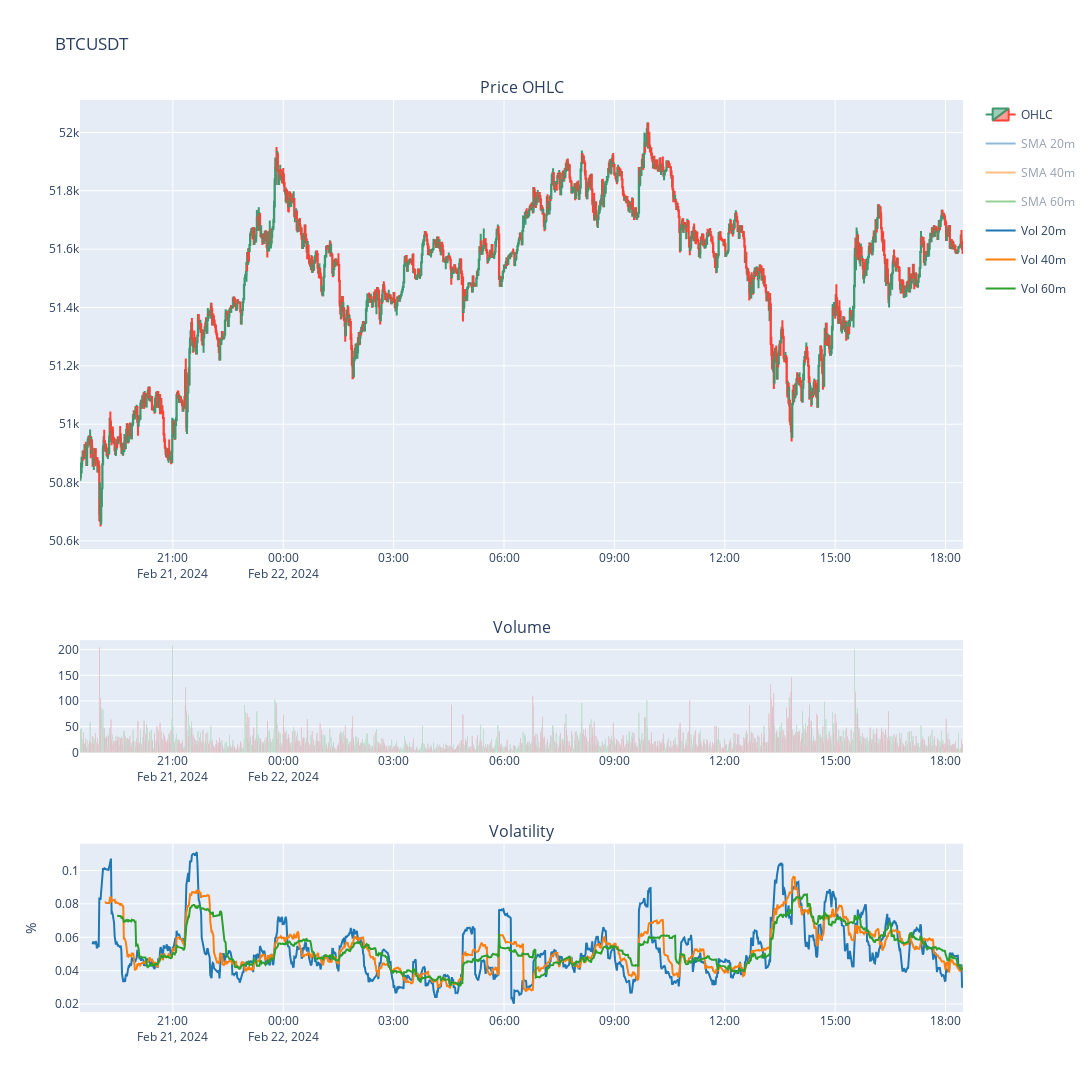

The code cell stored with this chart in its notebook:
### Code cell
symbol = 'BTCUSDT'
binance = Binance()
df = binance.get_historical_instrument_price(symbol, interval='1m', start_str='1 Day ago')
plot_price_ohcl(df, symbol)

### Figure 1 — Plotly figure (JSON) as saved in the notebook; plotly's stock layout.template omitted (floating-point values rounded to 4 significant figures; data arrays with more than 128 entries replaced by an {"elided": "..."} marker saying what was removed)
{"data": [{"close": {"elided": "1440 float values"}, "high": {"elided": "1440 float values"}, "legendgroup": "OHCL", "low": {"elided": "1440 float values"}, "name": "OHLC", "open": {"elided": "1440 float values"}, "type": "candlestick", "x": {"elided": "1440 str values"}, "xaxis": "x", "yaxis": "y"}, {"legendgroup": "SMA 20m", "marker": {"color": "rgb(31, 119, 180)"}, "name": "SMA 20m", "type": "scatter", "visible": "legendonly", "x": {"elided": "1440 str values"}, "xaxis": "x", "y": {"elided": "1440 float values"}, "yaxis": "y"}, {"legendgroup": "SMA 40m", "marker": {"color": "rgb(255, 127, 14)"}, "name": "SMA 40m", "type": "scatter", "visible": "legendonly", "x": {"elided": "1440 str values"}, "xaxis": "x", "y": {"elided": "1440 float values"}, "yaxis": "y"}, {"legendgroup": "SMA 60m", "marker": {"color": "rgb(44, 160, 44)"}, "name": "SMA 60m", "type": "scatter", "visible": "legendonly", "x": {"elided": "1440 str values"}, "xaxis": "x", "y": {"elided": "1440 float values"}, "yaxis": "y"}, {"marker": {"color": "rgb(44, 160, 44)"}, "showlegend": false, "type": "bar", "x": {"elided": "734 str values"}, "xaxis": "x2", "y": {"elided": "734 float values"}, "yaxis": "y2"}, {"marker": {"color": "rgb(214, 39, 40)"}, "showlegend": false, "type": "bar", "x": {"elided": "706 str values"}, "xaxis": "x2", "y": {"elided": "706 float values"}, "yaxis": "y2"}, {"line": {"width": 2}, "marker": {"color": "rgb(31, 119, 180)"}, "name": "Vol 20m", "showlegend": true, "type": "scatter", "x": {"elided": "1440 str values"}, "xaxis": "x3", "y": {"elided": "1440 float values"}, "yaxis": "y3"}, {"line": {"width": 2}, "marker": {"color": "rgb(255, 127, 14)"}, "name": "Vol 40m", "showlegend": true, "type": "scatter", "x": {"elided": "1440 str values"}, "xaxis": "x3", "y": {"elided": "1440 float values"}, "yaxis": "y3"}, {"line": {"width": 2}, "marker": {"color": "rgb(44, 160, 44)"}, "name": "Vol 60m", "showlegend": true, "type": "scatter", "x": {"elided": "1440 str values"}, "xaxis": "x3", "y": {"elided": "1440 float values"}, "yaxis": "y3"}], "layout": {"annotations": [{"font": {"size": 16}, "showarrow": false, "text": "Price OHLC", "x": 0.5, "xanchor": "center", "xref": "paper", "y": 1, "yanchor": "bottom", "yref": "paper"}, {"font": {"size": 16}, "showarrow": false, "text": "Volume", "x": 0.5, "xanchor": "center", "xref": "paper", "y": 0.4077, "yanchor": "bottom", "yref": "paper"}, {"font": {"size": 16}, "showarrow": false, "text": "Volatility", "x": 0.5, "xanchor": "center", "xref": "paper", "y": 0.1846, "yanchor": "bottom", "yref": "paper"}], "height": 1200, "hovermode": "x", "title": {"text": "BTCUSDT"}, "width": 1500, "xaxis": {"anchor": "y", "domain": [0, 1], "matches": "x3", "rangeslider": {"visible": false}, "showticklabels": true}, "xaxis2": {"anchor": "y2", "domain": [0, 1], "matches": "x3", "showticklabels": true}, "xaxis3": {"anchor": "y3", "domain": [0, 1]}, "yaxis": {"anchor": "x", "domain": [0.5077, 1]}, "yaxis2": {"anchor": "x2", "domain": [0.2846, 0.4077]}, "yaxis3": {"anchor": "x3", "domain": [0, 0.1846], "title": {"text": "%"}}}}
